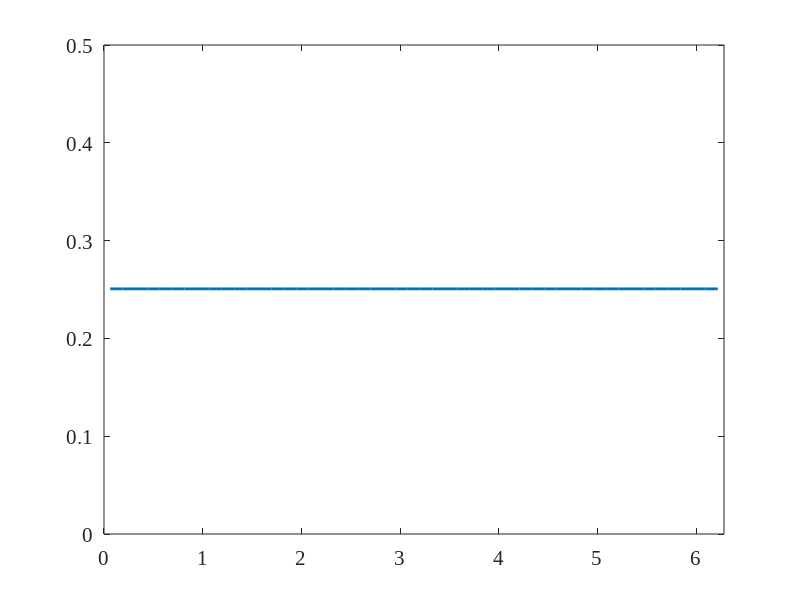

The MATLAB source for this figure:
% file DifferentiateFunction.m starts → first declare some font settings
set(0,'DefaultAxesFontName','Times New Roman')
set(0,'DefaultAxesFontSize',15)
clear *
N = 50; % N internal grid points
Ntot = N+2; % total number of grid points including boundary "ghost cells"
L = 2*pi; % length of domain in meters 0<= x <= L
dx = L/N;
xc = L/2; 
sigma = L/10;

x = linspace(dx/2, L-dx/2, N); % 1st cell at dx/2,2nd cell at 3dx/2, Nth at L-dx/2
To = exp(-(x-xc).^2/(2*sigma^2)); % now To has N temperature values

T = [To(1) To To(N)];

in = 2:(Ntot-1);
east = in+1; west = in-1; 

Simutime = 20; 
dt = 0.001;
steps = round(Simutime/dt);
alpha = 1;
plotfreq = 100; 
for t = 1: steps
    T(1) = T(2) ;
    T(Ntot) = T(Ntot-1);
    d2Tdx2 = (T(east)-2*T(in)+T(west))/(dx^2);
    dT = alpha * dt*d2Tdx2;
    T(in) = T(in)+dT; %you only update the inner values not the boundaries
    if (mod(t,plotfreq)==0)
        figure(1), clf
        plot(x,T(in), "LineWidth",2)
        xlim([0 L])
        ylim([0 0.5])
        pause(0.01)
    end
end
